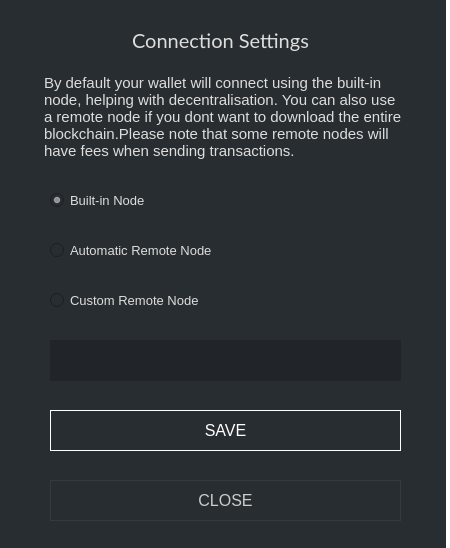
<?xml version="1.0" encoding="UTF-8"?>
<ui version="4.0">
 <class>NodeSettings</class>
 <widget class="QDialog" name="NodeSettings">
  <property name="geometry">
   <rect>
    <x>0</x>
    <y>0</y>
    <width>450</width>
    <height>548</height>
   </rect>
  </property>
  <property name="minimumSize">
   <size>
    <width>450</width>
    <height>220</height>
   </size>
  </property>
  <property name="windowTitle">
   <string>Connection Settings</string>
  </property>
  <property name="styleSheet">
   <string notr="true">border: 0px; background-color: #282d31;</string>
  </property>
  <widget class="QGroupBox" name="groupBox">
   <property name="geometry">
    <rect>
     <x>0</x>
     <y>0</y>
     <width>450</width>
     <height>548</height>
    </rect>
   </property>
   <property name="styleSheet">
    <string notr="true">background-color: #282d31; border-right: 4px solid white;</string>
   </property>
   <property name="title">
    <string/>
   </property>
   <widget class="QLabel" name="label">
    <property name="geometry">
     <rect>
      <x>0</x>
      <y>20</y>
      <width>441</width>
      <height>41</height>
     </rect>
    </property>
    <property name="font">
     <font>
      <family>Lato</family>
      <pointsize>15</pointsize>
     </font>
    </property>
    <property name="styleSheet">
     <string notr="true">color: #ddd; border-right: 0px;</string>
    </property>
    <property name="text">
     <string>Connection Settings</string>
    </property>
    <property name="alignment">
     <set>Qt::AlignCenter</set>
    </property>
   </widget>
   <widget class="QTextBrowser" name="textBrowser">
    <property name="geometry">
     <rect>
      <x>40</x>
      <y>70</y>
      <width>371</width>
      <height>101</height>
     </rect>
    </property>
    <property name="font">
     <font>
      <pointsize>-1</pointsize>
     </font>
    </property>
    <property name="styleSheet">
     <string notr="true">color: #ddd; border-right: 0px; font-size: 15px;</string>
    </property>
    <property name="html">
     <string>&lt;!DOCTYPE HTML PUBLIC &quot;-//W3C//DTD HTML 4.0//EN&quot; &quot;http://www.w3.org/TR/REC-html40/strict.dtd&quot;&gt;
&lt;html&gt;&lt;head&gt;&lt;meta name=&quot;qrichtext&quot; content=&quot;1&quot; /&gt;&lt;style type=&quot;text/css&quot;&gt;
p, li { white-space: pre-wrap; }
&lt;/style&gt;&lt;/head&gt;&lt;body style=&quot; font-family:'MS Shell Dlg 2'; font-size:15px; font-weight:400; font-style:normal;&quot;&gt;
&lt;p style=&quot; margin-top:0px; margin-bottom:0px; margin-left:0px; margin-right:0px; -qt-block-indent:0; text-indent:0px;&quot;&gt;&lt;span style=&quot; font-family:'Lato'; font-size:15px;&quot;&gt;By default your wallet will connect using the built-in node, helping with decentralisation. You can also use a remote node if you dont want to download the entire blockchain.Please note that some remote nodes will have fees when sending transactions.&lt;/span&gt;&lt;/p&gt;&lt;/body&gt;&lt;/html&gt;</string>
    </property>
   </widget>
   <widget class="QRadioButton" name="radioButton">
    <property name="geometry">
     <rect>
      <x>50</x>
      <y>290</y>
      <width>351</width>
      <height>21</height>
     </rect>
    </property>
    <property name="font">
     <font>
      <pointsize>-1</pointsize>
     </font>
    </property>
    <property name="styleSheet">
     <string notr="true">color: #ddd;
border-right: 0px;
font-size: 13px;</string>
    </property>
    <property name="text">
     <string>Custom Remote Node</string>
    </property>
    <property name="checked">
     <bool>false</bool>
    </property>
   </widget>
   <widget class="QRadioButton" name="radioButton_2">
    <property name="geometry">
     <rect>
      <x>50</x>
      <y>190</y>
      <width>351</width>
      <height>21</height>
     </rect>
    </property>
    <property name="font">
     <font>
      <pointsize>-1</pointsize>
     </font>
    </property>
    <property name="styleSheet">
     <string notr="true">color: #ddd;
border-right: 0px;
font-size: 13px;</string>
    </property>
    <property name="text">
     <string>Built-in Node</string>
    </property>
    <property name="checked">
     <bool>true</bool>
    </property>
   </widget>
   <widget class="QPushButton" name="m_cancelButton">
    <property name="geometry">
     <rect>
      <x>50</x>
      <y>480</y>
      <width>351</width>
      <height>41</height>
     </rect>
    </property>
    <property name="minimumSize">
     <size>
      <width>171</width>
      <height>31</height>
     </size>
    </property>
    <property name="font">
     <font>
      <pointsize>-1</pointsize>
     </font>
    </property>
    <property name="styleSheet">
     <string notr="true">QPushButton#m_cancelButton {color: #ccc; border: 1px solid #343a40; font-size: 16px; background-color: #21259;}

QPushButton#m_cancelButton:hover {color: #ddd; border: 2px solid #444; font-size: 16px; background-color: #21259;}</string>
    </property>
    <property name="text">
     <string>CLOSE</string>
    </property>
   </widget>
   <widget class="QPushButton" name="m_okButton">
    <property name="geometry">
     <rect>
      <x>50</x>
      <y>410</y>
      <width>351</width>
      <height>41</height>
     </rect>
    </property>
    <property name="minimumSize">
     <size>
      <width>171</width>
      <height>31</height>
     </size>
    </property>
    <property name="font">
     <font>
      <pointsize>-1</pointsize>
     </font>
    </property>
    <property name="styleSheet">
     <string notr="true">QPushButton#m_okButton {color: white; background-color: #1; border: 1px solid white; font-size: 16px;}

QPushButton#m_okButton:hover {color: white; background-color: #1; border: 2px solid white; font-size: 16px;}</string>
    </property>
    <property name="text">
     <string>SAVE</string>
    </property>
   </widget>
   <widget class="QLineEdit" name="m_hostEdit">
    <property name="geometry">
     <rect>
      <x>50</x>
      <y>340</y>
      <width>351</width>
      <height>41</height>
     </rect>
    </property>
    <property name="styleSheet">
     <string notr="true">background-color: #212529;
border-right: 0px;
color: #e5e5e5;
padding: 5px;
font-size: 13px;</string>
    </property>
    <property name="text">
     <string/>
    </property>
   </widget>
   <widget class="QRadioButton" name="radioButton_3">
    <property name="geometry">
     <rect>
      <x>50</x>
      <y>240</y>
      <width>351</width>
      <height>21</height>
     </rect>
    </property>
    <property name="font">
     <font>
      <pointsize>-1</pointsize>
     </font>
    </property>
    <property name="styleSheet">
     <string notr="true">color: #ddd;
border-right: 0px;
font-size: 13px;</string>
    </property>
    <property name="text">
     <string>Automatic Remote Node</string>
    </property>
    <property name="checked">
     <bool>false</bool>
    </property>
   </widget>
  </widget>
 </widget>
 <resources/>
 <connections>
  <connection>
   <sender>m_okButton</sender>
   <signal>clicked()</signal>
   <receiver>NodeSettings</receiver>
   <slot>accept()</slot>
   <hints>
    <hint type="sourcelabel">
     <x>265</x>
     <y>173</y>
    </hint>
    <hint type="destinationlabel">
     <x>323</x>
     <y>99</y>
    </hint>
   </hints>
  </connection>
  <connection>
   <sender>m_cancelButton</sender>
   <signal>clicked()</signal>
   <receiver>NodeSettings</receiver>
   <slot>reject()</slot>
   <hints>
    <hint type="sourcelabel">
     <x>396</x>
     <y>173</y>
    </hint>
    <hint type="destinationlabel">
     <x>323</x>
     <y>99</y>
    </hint>
   </hints>
  </connection>
 </connections>
</ui>
